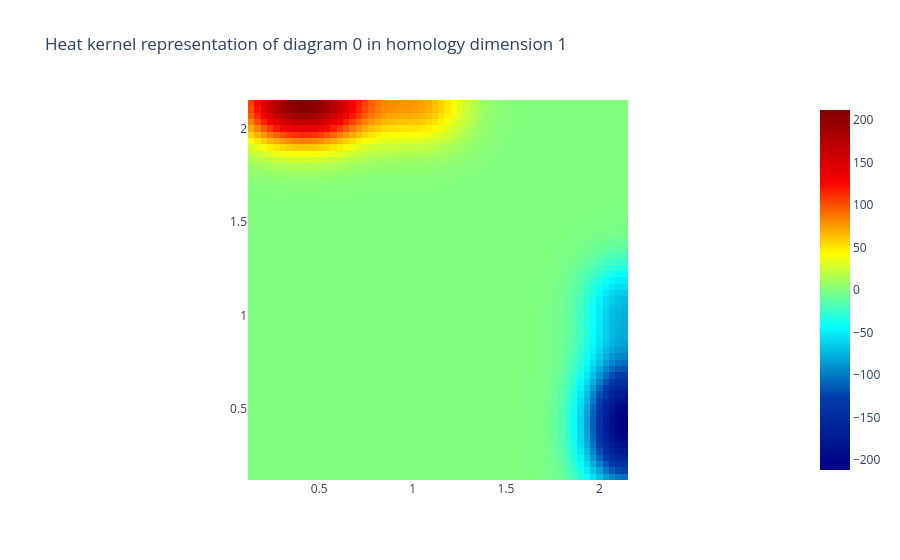

Write notebook code for a chart like this one.
### Markdown cell above
The final step is to define a vectorial representation of the persistence diagram that can be used to obtain machine learning features. Following our example from Figure 2, we convolve our persistence diagram with a Gaussian kernel and symmetrize along the main diagonal, a procedure achieved via the [``HeatKernel``](https://giotto-ai.github.io/gtda-docs/latest/modules/generated/diagrams/representations/gtda.diagrams.HeatKernel.html#gtda.diagrams.HeatKernel) transformer:

### Code cell
from gtda.diagrams import HeatKernel

heat = HeatKernel(sigma=.15, n_bins=60, n_jobs=-1)
im8_heat = heat.fit_transform(im8_scaled)

# Visualise the heat kernel for H1
heat.plot(im8_heat, homology_dimension_idx=1, colorscale='jet')

### Figure 1 — Plotly figure (JSON) as saved in the notebook; plotly's stock layout.template omitted (floating-point values rounded to 4 significant figures; data arrays with more than 128 entries replaced by an {"elided": "..."} marker saying what was removed)
{"data": [{"colorscale": [[0, "rgb(0,0,131)"], [0.2, "rgb(0,60,170)"], [0.4, "rgb(5,255,255)"], [0.6, "rgb(255,255,0)"], [0.8, "rgb(250,0,0)"], [1, "rgb(128,0,0)"]], "type": "heatmap", "x": [0.1361, 0.17, 0.2039, 0.2378, 0.2717, 0.3056, 0.3395, 0.3734, 0.4073, 0.4412, 0.4751, 0.509, 0.5429, 0.5768, 0.6107, 0.6446, 0.6785, 0.7124, 0.7463, 0.7802, 0.8141, 0.848, 0.8819, 0.9158, 0.9497, 0.9836, 1.017, 1.051, 1.085, 1.119, 1.153, 1.187, 1.221, 1.255, 1.289, 1.323, 1.356, 1.39, 1.424, 1.458, 1.492, 1.526, 1.56, 1.594, 1.628, 1.662, 1.695, 1.729, 1.763, 1.797, 1.831, 1.865, 1.899, 1.933, 1.967, 2.001, 2.034, 2.068, 2.102, 2.136], "y": [2.136, 2.102, 2.068, 2.034, 2.001, 1.967, 1.933, 1.899, 1.865, 1.831, 1.797, 1.763, 1.729, 1.695, 1.662, 1.628, 1.594, 1.56, 1.526, 1.492, 1.458, 1.424, 1.39, 1.356, 1.323, 1.289, 1.255, 1.221, 1.187, 1.153, 1.119, 1.085, 1.051, 1.017, 0.9836, 0.9497, 0.9158, 0.8819, 0.848, 0.8141, 0.7802, 0.7463, 0.7124, 0.6785, 0.6446, 0.6107, 0.5768, 0.5429, 0.509, 0.4751, 0.4412, 0.4073, 0.3734, 0.3395, 0.3056, 0.2717, 0.2378, 0.2039, 0.17, 0.1361], "z": {"elided": "60x60 float values"}}], "layout": {"plot_bgcolor": "white", "title": {"text": "Heat kernel representation of diagram 0 in homology dimension 1"}, "xaxis": {"constrain": "domain", "scaleanchor": "y"}, "yaxis": {"autorange": true, "constrain": "domain"}}}
